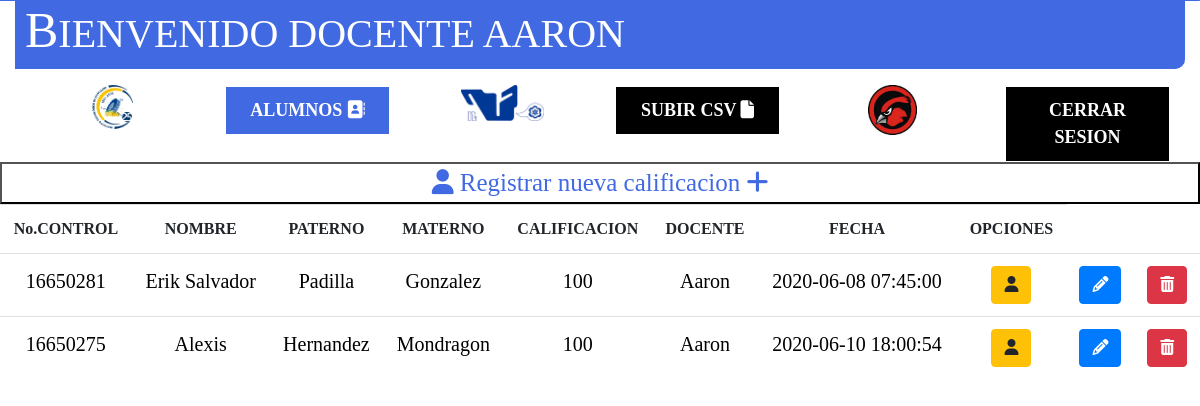
Page /Docente/index.php (signed in) on the committed database.
### tables this page shows
CREATE TABLE `calificaciones` (
  `cve_cal` int(11) NOT NULL,
  `califi_cal` int(11) NOT NULL,
  `cve_alu` int(11) NOT NULL,
  `cve_usu` int(11) NOT NULL,
  `datetime_cal` datetime NOT NULL
);

CREATE TABLE `alumnos` (
  `cve_alu` int(11) NOT NULL,
  `nombre_alu` varchar(30) NOT NULL,
  `app_alu` varchar(30) NOT NULL,
  `apm_alu` varchar(30) NOT NULL
);

CREATE TABLE `personals` (
  `cve_per` int(11) NOT NULL,
  `titulo_per` varchar(60) NOT NULL,
  `nombre_per` varchar(30) NOT NULL,
  `app_per` varchar(30) NOT NULL,
  `apm_per` varchar(30) NOT NULL,
  `sexo_per` varchar(30) NOT NULL,
  `rfc_per` varchar(30) NOT NULL,
  `curp_per` varchar(30) NOT NULL,
  `foto_per` varchar(250) NOT NULL,
  `correo_per` varchar(30) NOT NULL
);

### Docente/index.php (the view, shortened to what this page needs)
<?php
include_once "encabezado.php";
?>
<a href="insertarCalificacion.php">
    <button id="aceptar">
        <i class="fa fa-user"></i>
        Registrar nueva calificacion
        <i class="fa fa-plus"></i>
    </button>
</a>
<div>
    <center>
        <table class="table table-hover">
            <tr>
                <th scope="col">
                    <center>No.CONTROL</center>
                </th>
                <th scope="col">
                    <center>NOMBRE</center>
                </th>
                <th scope="col">
                    <center>PATERNO</center>
                </th>
                <th scope="col">
                    <center>MATERNO</center>
                </th>
                <th scope="col">
                    <center>CALIFICACION</center>
                </th>
                <th scope="col">
                    <center>DOCENTE</center>
                </th>
                <th scope="col">
                    <center>FECHA</center>
                </th>
                <th scope="col">
                    <center>OPCIONES</center>
                </th>
            </tr>
            <?PHP
            $consulta = "SELECT * from calificaciones join alumnos on alumnos.cve_alu = calificaciones.cve_alu join usuarios_cargos on usuarios_cargos.cve_usu=calificaciones.cve_usu join puestos on puestos.cve_pue = usuarios_cargos.cve_pue join personals on personals.cve_per = usuarios_cargos.cve_per join departamentos on departamentos.cve_dep = usuarios_cargos.cve_dep where usuarios_cargos.cve_usu = " . $_SESSION["cve_usu"];
            $ejecuta = mysqli_query($mysqli, $consulta);
            while ($res = mysqli_fetch_assoc($ejecuta)) {
                echo '<tr id="datosTabla" >
                        <td scope="row">' . $res['cve_alu'] . '</td>
                        <td scope="row">' . $res['nombre_alu'] . '</td>
                        <td scope="row">' . $res['app_alu'] . '</td>
                        <td scope="row">' . $res['apm_alu'] . '</td>
                        <td scope="row">' . $res['califi_cal'] . '</td>
                        <td scope="row">' . $res['nombre_per'] . '</td>
                        <td scope="row">' . $res['datetime_cal'] . '</td>
                <td scope="row">
                    <a href="verCalificacion.php?cve=' . $res['cve_cal'] . '">
                        <button type="button" class="btn btn-warning"><i class="fas fa-user"></i></button>
                    </a>
                </td>
                <td scope="row">
                    <a href="modificarCalificacion.php?cve=' . $res['cve_cal'] . '">
                        <button type="button" class="btn btn-primary"><i class="fas fa-pencil-alt"></i></button>
                    </a>
                </td>
                <td scope="row" id = "btneliminar">
                    <a href="eliminarCalificacion.php?cve=' . $res['cve_cal'] . '">
                        <button type="submit" class="btn btn-danger"><i class="fas fa-trash-alt"></i></button>
                    </a>
                </td>
            </tr>';
            }   ?>
        </table>
    </center>
</div>

### Docente/encabezado.php (shortened to what this page needs)
<!DOCTYPE html>
<html lang="es">
<head>
    <link rel="stylesheet" type="text/css" href="../css/estiloinicio.css">
    <link rel="stylesheet" type="text/css" href="../fontawesome/css/all.css">
    <link rel="stylesheet" type="text/css" href="../bootstrap-4.4.1-dist/css/bootstrap.css">
    <link rel="stylesheet" href="../css/estilo.css">
</head>
<body>
    <div id="cabecera">
        <ul class="col-lg-12 col-md-12 col-sm-12 col-xs-12">
            <header>
                <li>
                    <h1>
                        Bienvenido docente
                        <?php
                        echo $_SESSION["nombre_usu"];
                        ?>
                    </h1>
                </li>
            </header>
        </ul>
    </div>
    <div class="content-fluid">
        <header>
            <nav class="col-lg-12 col-md-12 col-sm-12 col-xs-12">
                <ul>
                    <li class="col-lg-2 col-md-2 col-sm-2 col-xs-12">
                        <center>
                            <img src="../Logos/logo.png" width="25%" height="25%">
                        </center>
                    </li>
                    <li class="col-lg-2 col-md-2 col-sm-2 col-xs-12"><a id="Inicio" href="index.php">ALUMNOS <i class="fa fa-address-book"></i></a></li>
                    <li class="col-lg-2 col-md-2 col-sm-2 col-xs-12">
                        <center>
                            <img src="../Logos/tecmexico.png" width="50%" height="50%">
                        </center>
                    </li>
                    <li class="col-lg-2 col-md-2 col-sm-2 col-xs-12"><a href="subircsv.php">SUBIR CSV <i class="fa fa-file"></i></a></li>
                    <li class="col-lg-2 col-md-2 col-sm-2 col-xs-12">
                        <center>
                            <img src="../Logos/petirrojo.jpg" width="30%" height="30%">
                        </center>
                    </li>
                    <li class="col-lg-2 col-md-2 col-sm-2 col-xs-12"><a href="../cerrar_sesion.php">CERRAR SESION </a></li>
                </ul>
            </nav>
        </header>

### css/estiloInicio.css (style rules this page uses)
* { margin: 0%; padding: 0%; list-style: none; text-decoration: none; font-family: "Times New Roman", Times, serif; box-sizing: border-box; }
[class*="col-"] { float: left; padding: 0%; }
header nav ul li a { display: block; background: black; color:white; text-align: center; padding: 10px; }
#Inicio { display: block; background: royalblue; color:white; text-align: center; padding: 10px; }
@media (min-width: 1200px) { .col-lg-12 { width: 100%; } }
@media (min-width: 1200px) { .col-lg-2 { width: 16.666666666%; } }
@media (min-width: 1200px) { header nav ul li a { margin: 1% 1px; font-size: 18px; text-align: center; } }
#cabecera { animation: changeColor 10s linear 5s 4 alternate forwards running; }
#datosTabla { font-size: 20px; text-align: center; background: white; color:black; }
#aceptar { font-size: 25px; text-align: center; background: white; color:royalblue; width: 100%; height: 50%; }

### css/estilo.css (style rules this page uses)
body { margin-top: 0px; }
header { background: royalblue; border-bottom:1px royalblue solid; color: white; border-bottom-right-radius: 10px; font-family: sans-serif; }
header h1 { text-transform: uppercase; font-size: 40px; margin-top: 0px; margin-left: 10px; }
header h1::first-letter { text-transform: uppercase; font-size: 50px; margin-top: 0px; }
nav ul li { font-weight: bolder; list-style: none; }
nav ul li::first-letter { font-weight: bolder; text-transform: uppercase; }

### rows in the picture
calificaciones: cve_alu.cve_alu "16650281", cve_alu.nombre_alu "Erik Salvador", cve_alu.app_alu "Padilla", cve_alu.apm_alu "Gonzalez", califi_cal "100", personals.nombre_per "Aaron", datetime_cal "2020-06-08 07:45:00"
calificaciones: cve_alu.cve_alu "16650275", cve_alu.nombre_alu "Alexis", cve_alu.app_alu "Hernandez", cve_alu.apm_alu "Mondragon", califi_cal "100", personals.nombre_per "Aaron", datetime_cal "2020-06-10 18:00:54"

### other values in the picture
$_SESSION["nombre_usu"] "AARON"
